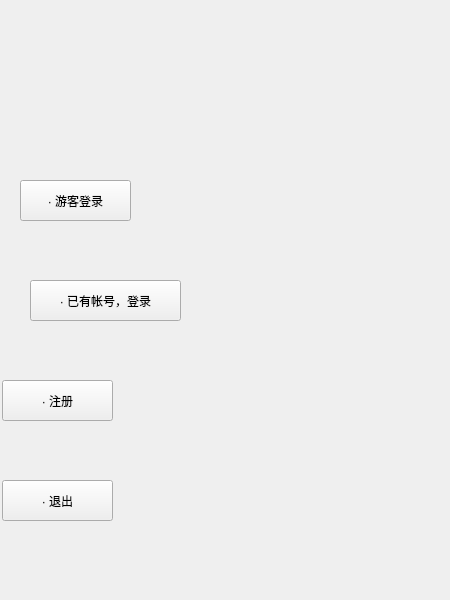
<?xml version="1.0" encoding="UTF-8"?>
<ui version="4.0">
 <class>MainWindow</class>
 <widget class="QMainWindow" name="MainWindow">
  <property name="geometry">
   <rect>
    <x>0</x>
    <y>0</y>
    <width>450</width>
    <height>600</height>
   </rect>
  </property>
  <property name="windowTitle">
   <string>MainWindow</string>
  </property>
  <widget class="QWidget" name="centralwidget">
   <widget class="QLabel" name="label">
    <property name="geometry">
     <rect>
      <x>0</x>
      <y>0</y>
      <width>450</width>
      <height>600</height>
     </rect>
    </property>
    <property name="text">
     <string/>
    </property>
   </widget>
   <widget class="QPushButton" name="exitbutton">
    <property name="geometry">
     <rect>
      <x>2</x>
      <y>480</y>
      <width>111</width>
      <height>41</height>
     </rect>
    </property>
    <property name="text">
     <string>· 退出</string>
    </property>
   </widget>
   <widget class="QPushButton" name="login">
    <property name="geometry">
     <rect>
      <x>30</x>
      <y>280</y>
      <width>151</width>
      <height>41</height>
     </rect>
    </property>
    <property name="text">
     <string>· 已有帐号，登录</string>
    </property>
   </widget>
   <widget class="QPushButton" name="visitorLogin">
    <property name="geometry">
     <rect>
      <x>20</x>
      <y>180</y>
      <width>111</width>
      <height>41</height>
     </rect>
    </property>
    <property name="text">
     <string>· 游客登录</string>
    </property>
   </widget>
   <widget class="QPushButton" name="register_2">
    <property name="geometry">
     <rect>
      <x>2</x>
      <y>380</y>
      <width>111</width>
      <height>41</height>
     </rect>
    </property>
    <property name="text">
     <string>· 注册</string>
    </property>
   </widget>
  </widget>
 </widget>
 <resources/>
 <connections/>
</ui>
